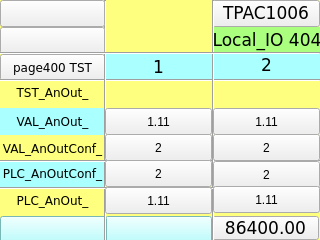
<?xml version="1.0" encoding="UTF-8"?>
<ui version="4.0">
 <class>page404</class>
 <widget class="QWidget" name="page404">
  <property name="geometry">
   <rect>
    <x>0</x>
    <y>0</y>
    <width>320</width>
    <height>240</height>
   </rect>
  </property>
  <property name="minimumSize">
   <size>
    <width>320</width>
    <height>240</height>
   </size>
  </property>
  <property name="maximumSize">
   <size>
    <width>320</width>
    <height>240</height>
   </size>
  </property>
  <property name="windowTitle">
   <string>page404</string>
  </property>
  <property name="styleSheet">
   <string notr="true">QWidget#page404
{
background-color: rgb(255, 255, 127);
}</string>
  </property>
  <widget class="Line" name="line_vt_2">
   <property name="geometry">
    <rect>
     <x>205</x>
     <y>0</y>
     <width>16</width>
     <height>241</height>
    </rect>
   </property>
   <property name="font">
    <font>
     <family>DejaVu Sans Mono</family>
     <pointsize>10</pointsize>
    </font>
   </property>
   <property name="orientation">
    <enum>Qt::Vertical</enum>
   </property>
  </widget>
  <widget class="Line" name="line_vt_1">
   <property name="geometry">
    <rect>
     <x>104</x>
     <y>0</y>
     <width>3</width>
     <height>241</height>
    </rect>
   </property>
   <property name="font">
    <font>
     <family>DejaVu Sans Mono</family>
     <pointsize>10</pointsize>
    </font>
   </property>
   <property name="orientation">
    <enum>Qt::Vertical</enum>
   </property>
  </widget>
  <widget class="ATCMbutton" name="atcmButton_MENU">
   <property name="geometry">
    <rect>
     <x>212</x>
     <y>0</y>
     <width>108</width>
     <height>27</height>
    </rect>
   </property>
   <property name="font">
    <font>
     <family>DejaVu Sans</family>
     <pointsize>13</pointsize>
    </font>
   </property>
   <property name="checkable">
    <bool>false</bool>
   </property>
   <property name="toolTip">
    <string/>
   </property>
   <property name="whatsThis">
    <string>ATCMbutton widget</string>
   </property>
   <property name="pageName">
    <string>menu</string>
   </property>
   <property name="passwordVar">
    <string/>
   </property>
   <property name="statusvar">
    <string/>
   </property>
   <property name="viewStatus">
    <bool>false</bool>
   </property>
   <property name="visibilityVar">
    <string/>
   </property>
   <property name="bgColor">
    <color>
     <red>170</red>
     <green>255</green>
     <blue>255</blue>
    </color>
   </property>
   <property name="bgPressColor">
    <color>
     <red>255</red>
     <green>0</green>
     <blue>0</blue>
    </color>
   </property>
   <property name="text">
    <string>TPAC1006</string>
   </property>
   <property name="pressText">
    <string>TPAC1006</string>
   </property>
   <property name="borderWidth">
    <number>1</number>
   </property>
   <property name="borderRadius">
    <number>0</number>
   </property>
   <property name="apparence">
    <enum>QFrame::Raised</enum>
   </property>
  </widget>
  <widget class="QLabel" name="label_Qt_Project">
   <property name="geometry">
    <rect>
     <x>213</x>
     <y>27</y>
     <width>108</width>
     <height>27</height>
    </rect>
   </property>
   <property name="font">
    <font>
     <family>DejaVu Sans</family>
     <pointsize>13</pointsize>
    </font>
   </property>
   <property name="styleSheet">
    <string notr="true">background-color: rgb(170, 255, 127);</string>
   </property>
   <property name="text">
    <string>Local_IO 404</string>
   </property>
   <property name="alignment">
    <set>Qt::AlignCenter</set>
   </property>
  </widget>
  <widget class="QLabel" name="label_PLC_DigIn_1">
   <property name="geometry">
    <rect>
     <x>105</x>
     <y>54</y>
     <width>107</width>
     <height>27</height>
    </rect>
   </property>
   <property name="font">
    <font>
     <family>DejaVu Sans</family>
     <pointsize>13</pointsize>
    </font>
   </property>
   <property name="styleSheet">
    <string notr="true">background-color: rgb(170, 255, 255);</string>
   </property>
   <property name="text">
    <string>1</string>
   </property>
   <property name="alignment">
    <set>Qt::AlignCenter</set>
   </property>
  </widget>
  <widget class="ATCMtime" name="atcmTime">
   <property name="geometry">
    <rect>
     <x>105</x>
     <y>216</y>
     <width>107</width>
     <height>27</height>
    </rect>
   </property>
   <property name="font">
    <font>
     <family>DejaVu Sans</family>
     <pointsize>13</pointsize>
    </font>
   </property>
   <property name="styleSheet">
    <string notr="true">background-color: rgb(170, 255, 255);</string>
   </property>
   <property name="toolTip">
    <string>ATCM QTime</string>
   </property>
   <property name="whatsThis">
    <string>ATCMtime widget</string>
   </property>
   <property name="bgColor">
    <color>
     <red>170</red>
     <green>255</green>
     <blue>127</blue>
    </color>
   </property>
   <property name="borderColor">
    <color alpha="0">
     <red>0</red>
     <green>0</green>
     <blue>0</blue>
    </color>
   </property>
   <property name="fontColor">
    <color>
     <red>0</red>
     <green>0</green>
     <blue>0</blue>
    </color>
   </property>
   <property name="borderWidth">
    <number>0</number>
   </property>
   <property name="borderRadius">
    <number>0</number>
   </property>
  </widget>
  <widget class="QLabel" name="label_PLC_DigIn_2">
   <property name="geometry">
    <rect>
     <x>213</x>
     <y>52</y>
     <width>107</width>
     <height>27</height>
    </rect>
   </property>
   <property name="font">
    <font>
     <family>DejaVu Sans</family>
     <pointsize>13</pointsize>
    </font>
   </property>
   <property name="styleSheet">
    <string notr="true">background-color: rgb(170, 255, 255);</string>
   </property>
   <property name="text">
    <string>2</string>
   </property>
   <property name="alignment">
    <set>Qt::AlignCenter</set>
   </property>
  </widget>
  <widget class="ATCMbutton" name="atcmButton_page400">
   <property name="geometry">
    <rect>
     <x>0</x>
     <y>54</y>
     <width>105</width>
     <height>27</height>
    </rect>
   </property>
   <property name="font">
    <font>
     <family>DejaVu Sans</family>
     <pointsize>9</pointsize>
    </font>
   </property>
   <property name="toolTip">
    <string/>
   </property>
   <property name="whatsThis">
    <string>ATCMbutton widget</string>
   </property>
   <property name="pageName">
    <string>page400</string>
   </property>
   <property name="statusvar">
    <string/>
   </property>
   <property name="viewStatus">
    <bool>false</bool>
   </property>
   <property name="visibilityVar">
    <string/>
   </property>
   <property name="bgColor">
    <color>
     <red>170</red>
     <green>255</green>
     <blue>255</blue>
    </color>
   </property>
   <property name="text">
    <string>page400 TST</string>
   </property>
   <property name="pressText">
    <string>page400 TST</string>
   </property>
   <property name="borderWidth">
    <number>0</number>
   </property>
   <property name="borderRadius">
    <number>0</number>
   </property>
   <property name="apparence">
    <enum>QFrame::Raised</enum>
   </property>
  </widget>
  <widget class="ATCMdate" name="atcmDate">
   <property name="geometry">
    <rect>
     <x>0</x>
     <y>216</y>
     <width>107</width>
     <height>27</height>
    </rect>
   </property>
   <property name="font">
    <font>
     <family>DejaVu Sans</family>
     <pointsize>13</pointsize>
    </font>
   </property>
   <property name="styleSheet">
    <string notr="true">background-color: rgb(170, 255, 255);</string>
   </property>
   <property name="toolTip">
    <string>ATCM QDate</string>
   </property>
   <property name="whatsThis">
    <string>ATCMdate widget</string>
   </property>
   <property name="bgColor">
    <color>
     <red>170</red>
     <green>255</green>
     <blue>127</blue>
    </color>
   </property>
   <property name="borderColor">
    <color alpha="0">
     <red>0</red>
     <green>0</green>
     <blue>0</blue>
    </color>
   </property>
   <property name="fontColor">
    <color>
     <red>0</red>
     <green>0</green>
     <blue>0</blue>
    </color>
   </property>
   <property name="borderWidth">
    <number>0</number>
   </property>
   <property name="borderRadius">
    <number>0</number>
   </property>
   <property name="format">
    <enum>ATCMdate::YYYY_MM_DD</enum>
   </property>
  </widget>
  <widget class="ATCMlabel" name="atcmLabel_PLC_time">
   <property name="geometry">
    <rect>
     <x>212</x>
     <y>216</y>
     <width>107</width>
     <height>24</height>
    </rect>
   </property>
   <property name="font">
    <font>
     <family>DejaVu Sans</family>
     <pointsize>13</pointsize>
    </font>
   </property>
   <property name="text">
    <string>86400.00</string>
   </property>
   <property name="toolTip">
    <string>PLC_time</string>
   </property>
   <property name="whatsThis">
    <string>ATCMlabel widget</string>
   </property>
   <property name="variable">
    <string>PLC_time</string>
   </property>
   <property name="refresh">
    <number>500</number>
   </property>
   <property name="max">
    <string>0</string>
   </property>
   <property name="min">
    <string>0</string>
   </property>
   <property name="viewStatus">
    <bool>false</bool>
   </property>
   <property name="visibilityVar">
    <string/>
   </property>
   <property name="bgColor">
    <color>
     <red>170</red>
     <green>255</green>
     <blue>127</blue>
    </color>
   </property>
   <property name="borderWidth">
    <number>0</number>
   </property>
   <property name="borderRadius">
    <number>0</number>
   </property>
  </widget>
  <widget class="QLabel" name="label_TST_DigIn_">
   <property name="geometry">
    <rect>
     <x>0</x>
     <y>79</y>
     <width>105</width>
     <height>27</height>
    </rect>
   </property>
   <property name="font">
    <font>
     <family>DejaVu Sans</family>
     <pointsize>9</pointsize>
    </font>
   </property>
   <property name="styleSheet">
    <string notr="true">background-color: rgb(255, 255, 127);</string>
   </property>
   <property name="text">
    <string>TST_AnOut_</string>
   </property>
   <property name="alignment">
    <set>Qt::AlignCenter</set>
   </property>
  </widget>
  <widget class="QLabel" name="label_PLC_DigIn_">
   <property name="geometry">
    <rect>
     <x>0</x>
     <y>160</y>
     <width>105</width>
     <height>27</height>
    </rect>
   </property>
   <property name="font">
    <font>
     <family>DejaVu Sans</family>
     <pointsize>9</pointsize>
    </font>
   </property>
   <property name="styleSheet">
    <string notr="true">background-color: rgb(170, 255, 255);</string>
   </property>
   <property name="text">
    <string>PLC_AnOutConf_</string>
   </property>
   <property name="alignment">
    <set>Qt::AlignCenter</set>
   </property>
  </widget>
  <widget class="Line" name="line_hr_1">
   <property name="geometry">
    <rect>
     <x>0</x>
     <y>52</y>
     <width>320</width>
     <height>3</height>
    </rect>
   </property>
   <property name="orientation">
    <enum>Qt::Horizontal</enum>
   </property>
  </widget>
  <widget class="Line" name="line_hr_3">
   <property name="geometry">
    <rect>
     <x>0</x>
     <y>160</y>
     <width>320</width>
     <height>3</height>
    </rect>
   </property>
   <property name="orientation">
    <enum>Qt::Horizontal</enum>
   </property>
  </widget>
  <widget class="QLabel" name="label_RES_DigIn_">
   <property name="geometry">
    <rect>
     <x>0</x>
     <y>187</y>
     <width>105</width>
     <height>27</height>
    </rect>
   </property>
   <property name="font">
    <font>
     <family>DejaVu Sans</family>
     <pointsize>9</pointsize>
    </font>
   </property>
   <property name="styleSheet">
    <string notr="true">background-color: rgb(255, 255, 127);</string>
   </property>
   <property name="text">
    <string>PLC_AnOut_</string>
   </property>
   <property name="alignment">
    <set>Qt::AlignCenter</set>
   </property>
  </widget>
  <widget class="Line" name="line_hr_2">
   <property name="geometry">
    <rect>
     <x>0</x>
     <y>79</y>
     <width>320</width>
     <height>3</height>
    </rect>
   </property>
   <property name="orientation">
    <enum>Qt::Horizontal</enum>
   </property>
  </widget>
  <widget class="Line" name="line_hr_4">
   <property name="geometry">
    <rect>
     <x>0</x>
     <y>187</y>
     <width>320</width>
     <height>3</height>
    </rect>
   </property>
   <property name="orientation">
    <enum>Qt::Horizontal</enum>
   </property>
  </widget>
  <widget class="QLabel" name="label_PLC_DigIn_13">
   <property name="geometry">
    <rect>
     <x>0</x>
     <y>108</y>
     <width>105</width>
     <height>27</height>
    </rect>
   </property>
   <property name="font">
    <font>
     <family>DejaVu Sans</family>
     <pointsize>9</pointsize>
    </font>
   </property>
   <property name="styleSheet">
    <string notr="true">background-color: rgb(170, 255, 255);</string>
   </property>
   <property name="text">
    <string>VAL_AnOut_</string>
   </property>
   <property name="alignment">
    <set>Qt::AlignCenter</set>
   </property>
  </widget>
  <widget class="QLabel" name="label_TST_DigIn_1">
   <property name="geometry">
    <rect>
     <x>0</x>
     <y>135</y>
     <width>105</width>
     <height>27</height>
    </rect>
   </property>
   <property name="font">
    <font>
     <family>DejaVu Sans</family>
     <pointsize>9</pointsize>
    </font>
   </property>
   <property name="styleSheet">
    <string notr="true">background-color: rgb(255, 255, 127);</string>
   </property>
   <property name="text">
    <string>VAL_AnOutConf_</string>
   </property>
   <property name="alignment">
    <set>Qt::AlignCenter</set>
   </property>
  </widget>
  <widget class="ATCMled" name="atcmLed_TST_AnOut_1">
   <property name="geometry">
    <rect>
     <x>145</x>
     <y>80</y>
     <width>27</width>
     <height>27</height>
    </rect>
   </property>
   <property name="toolTip">
    <string>TST_AnOut_1</string>
   </property>
   <property name="whatsThis">
    <string>ATCMled widget</string>
   </property>
   <property name="variable">
    <string>TST_AnOut_1</string>
   </property>
   <property name="refresh">
    <number>500</number>
   </property>
   <property name="viewStatus">
    <bool>false</bool>
   </property>
   <property name="visibilityVar">
    <string/>
   </property>
   <property name="onIcon">
    <iconset>
     <normaloff>:/on.png</normaloff>:/on.png</iconset>
   </property>
   <property name="offIcon">
    <iconset>
     <normaloff>:/off.png</normaloff>:/off.png</iconset>
   </property>
  </widget>
  <widget class="ATCMled" name="atcmLed_TST_AnOut_2">
   <property name="geometry">
    <rect>
     <x>254</x>
     <y>80</y>
     <width>27</width>
     <height>27</height>
    </rect>
   </property>
   <property name="toolTip">
    <string>TST_AnOut_2</string>
   </property>
   <property name="whatsThis">
    <string>ATCMled widget</string>
   </property>
   <property name="variable">
    <string>TST_AnOut_2</string>
   </property>
   <property name="refresh">
    <number>500</number>
   </property>
   <property name="viewStatus">
    <bool>false</bool>
   </property>
   <property name="visibilityVar">
    <string/>
   </property>
   <property name="onIcon">
    <iconset>
     <normaloff>:/on.png</normaloff>:/on.png</iconset>
   </property>
   <property name="offIcon">
    <iconset>
     <normaloff>:/off.png</normaloff>:/off.png</iconset>
   </property>
  </widget>
  <widget class="ATCMlabel" name="atcmLabel_2">
   <property name="geometry">
    <rect>
     <x>0</x>
     <y>27</y>
     <width>105</width>
     <height>27</height>
    </rect>
   </property>
   <property name="font">
    <font>
     <family>DejaVu Sans</family>
     <pointsize>12</pointsize>
    </font>
   </property>
   <property name="toolTip">
    <string>TEST_STATUS</string>
   </property>
   <property name="whatsThis">
    <string>ATCMlabel widget</string>
   </property>
   <property name="variable">
    <string>TEST_STATUS</string>
   </property>
   <property name="refresh">
    <number>500</number>
   </property>
   <property name="max">
    <string>0</string>
   </property>
   <property name="min">
    <string>0</string>
   </property>
   <property name="viewStatus">
    <bool>false</bool>
   </property>
   <property name="visibilityVar">
    <string/>
   </property>
   <property name="bgColor">
    <color>
     <red>255</red>
     <green>255</green>
     <blue>127</blue>
    </color>
   </property>
   <property name="borderWidth">
    <number>1</number>
   </property>
   <property name="borderRadius">
    <number>0</number>
   </property>
   <property name="format">
    <enum>ATCMlabel::Hex</enum>
   </property>
  </widget>
  <widget class="ATCMlabel" name="atcmLabel">
   <property name="geometry">
    <rect>
     <x>0</x>
     <y>0</y>
     <width>105</width>
     <height>27</height>
    </rect>
   </property>
   <property name="font">
    <font>
     <family>DejaVu Sans</family>
     <pointsize>12</pointsize>
    </font>
   </property>
   <property name="toolTip">
    <string>TEST_COMMAND</string>
   </property>
   <property name="whatsThis">
    <string>ATCMlabel widget</string>
   </property>
   <property name="variable">
    <string>TEST_COMMAND</string>
   </property>
   <property name="refresh">
    <number>500</number>
   </property>
   <property name="max">
    <string>0</string>
   </property>
   <property name="min">
    <string>0</string>
   </property>
   <property name="viewStatus">
    <bool>false</bool>
   </property>
   <property name="visibilityVar">
    <string/>
   </property>
   <property name="bgColor">
    <color>
     <red>170</red>
     <green>255</green>
     <blue>127</blue>
    </color>
   </property>
   <property name="borderWidth">
    <number>1</number>
   </property>
   <property name="borderRadius">
    <number>0</number>
   </property>
   <property name="format">
    <enum>ATCMlabel::Hex</enum>
   </property>
  </widget>
  <widget class="ATCMlabel" name="atcmLabelAnIn_9">
   <property name="geometry">
    <rect>
     <x>213</x>
     <y>108</y>
     <width>107</width>
     <height>27</height>
    </rect>
   </property>
   <property name="text">
    <string>1.11</string>
   </property>
   <property name="toolTip">
    <string>VAL_AnOut_2</string>
   </property>
   <property name="whatsThis">
    <string>ATCMlabel widget</string>
   </property>
   <property name="variable">
    <string>VAL_AnOut_2</string>
   </property>
   <property name="refresh">
    <number>500</number>
   </property>
   <property name="max">
    <string>0</string>
   </property>
   <property name="min">
    <string>0</string>
   </property>
   <property name="viewStatus">
    <bool>false</bool>
   </property>
   <property name="visibilityVar">
    <string>TST_AnOut_2</string>
   </property>
   <property name="bgColor">
    <color>
     <red>170</red>
     <green>255</green>
     <blue>255</blue>
    </color>
   </property>
   <property name="fontColor">
    <color>
     <red>0</red>
     <green>0</green>
     <blue>0</blue>
    </color>
   </property>
   <property name="borderWidth">
    <number>1</number>
   </property>
   <property name="borderRadius">
    <number>0</number>
   </property>
  </widget>
  <widget class="ATCMlabel" name="atcmLabelAnIn_10">
   <property name="geometry">
    <rect>
     <x>105</x>
     <y>108</y>
     <width>107</width>
     <height>27</height>
    </rect>
   </property>
   <property name="text">
    <string>1.11</string>
   </property>
   <property name="toolTip">
    <string>VAL_AnOut_1</string>
   </property>
   <property name="whatsThis">
    <string>ATCMlabel widget</string>
   </property>
   <property name="variable">
    <string>VAL_AnOut_1</string>
   </property>
   <property name="refresh">
    <number>500</number>
   </property>
   <property name="max">
    <string>0</string>
   </property>
   <property name="min">
    <string>0</string>
   </property>
   <property name="viewStatus">
    <bool>false</bool>
   </property>
   <property name="visibilityVar">
    <string>TST_AnOut_1</string>
   </property>
   <property name="bgColor">
    <color>
     <red>170</red>
     <green>255</green>
     <blue>255</blue>
    </color>
   </property>
   <property name="fontColor">
    <color>
     <red>0</red>
     <green>0</green>
     <blue>0</blue>
    </color>
   </property>
   <property name="borderWidth">
    <number>1</number>
   </property>
   <property name="borderRadius">
    <number>0</number>
   </property>
  </widget>
  <widget class="ATCMlabel" name="atcmLabelAnInConf_7">
   <property name="geometry">
    <rect>
     <x>213</x>
     <y>161</y>
     <width>107</width>
     <height>27</height>
    </rect>
   </property>
   <property name="text">
    <string>2</string>
   </property>
   <property name="toolTip">
    <string>PLC_AnOutConf</string>
   </property>
   <property name="whatsThis">
    <string>ATCMlabel widget</string>
   </property>
   <property name="variable">
    <string>PLC_AnOutConf</string>
   </property>
   <property name="refresh">
    <number>500</number>
   </property>
   <property name="max">
    <string>0</string>
   </property>
   <property name="min">
    <string>0</string>
   </property>
   <property name="viewStatus">
    <bool>false</bool>
   </property>
   <property name="visibilityVar">
    <string>TST_AnOut_2</string>
   </property>
   <property name="bgColor">
    <color>
     <red>170</red>
     <green>255</green>
     <blue>255</blue>
    </color>
   </property>
   <property name="fontColor">
    <color>
     <red>0</red>
     <green>0</green>
     <blue>0</blue>
    </color>
   </property>
   <property name="borderWidth">
    <number>1</number>
   </property>
   <property name="borderRadius">
    <number>0</number>
   </property>
   <property name="format">
    <enum>ATCMlabel::Hex</enum>
   </property>
  </widget>
  <widget class="ATCMlabel" name="atcmLabelAnInConf_1">
   <property name="geometry">
    <rect>
     <x>105</x>
     <y>134</y>
     <width>107</width>
     <height>27</height>
    </rect>
   </property>
   <property name="text">
    <string>2</string>
   </property>
   <property name="toolTip">
    <string>VAL_AnOutConf_1</string>
   </property>
   <property name="whatsThis">
    <string>ATCMlabel widget</string>
   </property>
   <property name="variable">
    <string>VAL_AnOutConf_1</string>
   </property>
   <property name="refresh">
    <number>500</number>
   </property>
   <property name="max">
    <string>0</string>
   </property>
   <property name="min">
    <string>0</string>
   </property>
   <property name="viewStatus">
    <bool>false</bool>
   </property>
   <property name="visibilityVar">
    <string>TST_AnOut_1</string>
   </property>
   <property name="bgColor">
    <color>
     <red>255</red>
     <green>255</green>
     <blue>127</blue>
    </color>
   </property>
   <property name="fontColor">
    <color>
     <red>0</red>
     <green>0</green>
     <blue>0</blue>
    </color>
   </property>
   <property name="borderWidth">
    <number>1</number>
   </property>
   <property name="borderRadius">
    <number>0</number>
   </property>
   <property name="format">
    <enum>ATCMlabel::Hex</enum>
   </property>
  </widget>
  <widget class="ATCMlabel" name="atcmLabelAnIn_5">
   <property name="geometry">
    <rect>
     <x>213</x>
     <y>186</y>
     <width>107</width>
     <height>27</height>
    </rect>
   </property>
   <property name="text">
    <string>1.11</string>
   </property>
   <property name="toolTip">
    <string>PLC_AnOut_2</string>
   </property>
   <property name="whatsThis">
    <string>ATCMlabel widget</string>
   </property>
   <property name="variable">
    <string>PLC_AnOut_2</string>
   </property>
   <property name="refresh">
    <number>500</number>
   </property>
   <property name="max">
    <string>0</string>
   </property>
   <property name="min">
    <string>0</string>
   </property>
   <property name="viewStatus">
    <bool>false</bool>
   </property>
   <property name="visibilityVar">
    <string>TST_AnOut_2</string>
   </property>
   <property name="bgColor">
    <color>
     <red>255</red>
     <green>255</green>
     <blue>127</blue>
    </color>
   </property>
   <property name="fontColor">
    <color>
     <red>0</red>
     <green>0</green>
     <blue>0</blue>
    </color>
   </property>
   <property name="borderWidth">
    <number>1</number>
   </property>
   <property name="borderRadius">
    <number>0</number>
   </property>
  </widget>
  <widget class="ATCMlabel" name="atcmLabelAnInConf_5">
   <property name="geometry">
    <rect>
     <x>105</x>
     <y>160</y>
     <width>107</width>
     <height>27</height>
    </rect>
   </property>
   <property name="text">
    <string>2</string>
   </property>
   <property name="toolTip">
    <string>PLC_AnOutConf</string>
   </property>
   <property name="whatsThis">
    <string>ATCMlabel widget</string>
   </property>
   <property name="variable">
    <string>PLC_AnOutConf</string>
   </property>
   <property name="refresh">
    <number>500</number>
   </property>
   <property name="max">
    <string>0</string>
   </property>
   <property name="min">
    <string>0</string>
   </property>
   <property name="viewStatus">
    <bool>false</bool>
   </property>
   <property name="visibilityVar">
    <string>TST_AnOut_1</string>
   </property>
   <property name="bgColor">
    <color>
     <red>170</red>
     <green>255</green>
     <blue>255</blue>
    </color>
   </property>
   <property name="fontColor">
    <color>
     <red>0</red>
     <green>0</green>
     <blue>0</blue>
    </color>
   </property>
   <property name="borderWidth">
    <number>1</number>
   </property>
   <property name="borderRadius">
    <number>0</number>
   </property>
   <property name="format">
    <enum>ATCMlabel::Hex</enum>
   </property>
  </widget>
  <widget class="ATCMlabel" name="atcmLabelAnIn_6">
   <property name="geometry">
    <rect>
     <x>105</x>
     <y>187</y>
     <width>107</width>
     <height>27</height>
    </rect>
   </property>
   <property name="text">
    <string>1.11</string>
   </property>
   <property name="toolTip">
    <string>PLC_AnOut_1</string>
   </property>
   <property name="whatsThis">
    <string>ATCMlabel widget</string>
   </property>
   <property name="variable">
    <string>PLC_AnOut_1</string>
   </property>
   <property name="refresh">
    <number>500</number>
   </property>
   <property name="max">
    <string>0</string>
   </property>
   <property name="min">
    <string>0</string>
   </property>
   <property name="viewStatus">
    <bool>false</bool>
   </property>
   <property name="visibilityVar">
    <string>TST_AnOut_1</string>
   </property>
   <property name="bgColor">
    <color>
     <red>255</red>
     <green>255</green>
     <blue>127</blue>
    </color>
   </property>
   <property name="fontColor">
    <color>
     <red>0</red>
     <green>0</green>
     <blue>0</blue>
    </color>
   </property>
   <property name="borderWidth">
    <number>1</number>
   </property>
   <property name="borderRadius">
    <number>0</number>
   </property>
  </widget>
  <widget class="ATCMlabel" name="atcmLabelAnInConf_2">
   <property name="geometry">
    <rect>
     <x>213</x>
     <y>134</y>
     <width>107</width>
     <height>27</height>
    </rect>
   </property>
   <property name="text">
    <string>2</string>
   </property>
   <property name="toolTip">
    <string>VAL_AnOutConf_2</string>
   </property>
   <property name="whatsThis">
    <string>ATCMlabel widget</string>
   </property>
   <property name="variable">
    <string>VAL_AnOutConf_2</string>
   </property>
   <property name="refresh">
    <number>500</number>
   </property>
   <property name="max">
    <string>0</string>
   </property>
   <property name="min">
    <string>0</string>
   </property>
   <property name="viewStatus">
    <bool>false</bool>
   </property>
   <property name="visibilityVar">
    <string>TST_AnOut_2</string>
   </property>
   <property name="bgColor">
    <color>
     <red>255</red>
     <green>255</green>
     <blue>127</blue>
    </color>
   </property>
   <property name="fontColor">
    <color>
     <red>0</red>
     <green>0</green>
     <blue>0</blue>
    </color>
   </property>
   <property name="borderWidth">
    <number>1</number>
   </property>
   <property name="borderRadius">
    <number>0</number>
   </property>
   <property name="format">
    <enum>ATCMlabel::Hex</enum>
   </property>
  </widget>
  <zorder>atcmButton_MENU</zorder>
  <zorder>label_Qt_Project</zorder>
  <zorder>label_PLC_DigIn_1</zorder>
  <zorder>atcmTime</zorder>
  <zorder>label_PLC_DigIn_2</zorder>
  <zorder>atcmButton_page400</zorder>
  <zorder>atcmDate</zorder>
  <zorder>atcmLabel_PLC_time</zorder>
  <zorder>label_TST_DigIn_</zorder>
  <zorder>label_PLC_DigIn_</zorder>
  <zorder>label_RES_DigIn_</zorder>
  <zorder>label_PLC_DigIn_13</zorder>
  <zorder>label_TST_DigIn_1</zorder>
  <zorder>line_hr_2</zorder>
  <zorder>line_vt_1</zorder>
  <zorder>line_hr_3</zorder>
  <zorder>line_vt_2</zorder>
  <zorder>line_hr_4</zorder>
  <zorder>atcmLed_TST_AnOut_1</zorder>
  <zorder>atcmLed_TST_AnOut_2</zorder>
  <zorder>atcmLabel_2</zorder>
  <zorder>atcmLabel</zorder>
  <zorder>line_hr_1</zorder>
  <zorder>atcmLabelAnIn_9</zorder>
  <zorder>atcmLabelAnIn_10</zorder>
  <zorder>atcmLabelAnInConf_7</zorder>
  <zorder>atcmLabelAnInConf_1</zorder>
  <zorder>atcmLabelAnIn_5</zorder>
  <zorder>atcmLabelAnInConf_5</zorder>
  <zorder>atcmLabelAnIn_6</zorder>
  <zorder>atcmLabelAnInConf_2</zorder>
 </widget>
 <customwidgets>
  <customwidget>
   <class>ATCMbutton</class>
   <extends>QPushButton</extends>
   <header>atcmplugin.h</header>
  </customwidget>
  <customwidget>
   <class>ATCMdate</class>
   <extends>QPushButton</extends>
   <header>atcmplugin.h</header>
  </customwidget>
  <customwidget>
   <class>ATCMlabel</class>
   <extends>QPushButton</extends>
   <header>atcmplugin.h</header>
  </customwidget>
  <customwidget>
   <class>ATCMled</class>
   <extends>QLabel</extends>
   <header>atcmplugin.h</header>
  </customwidget>
  <customwidget>
   <class>ATCMtime</class>
   <extends>QPushButton</extends>
   <header>atcmplugin.h</header>
  </customwidget>
 </customwidgets>
 <resources/>
 <connections>
  <connection>
   <sender>atcmButton_MENU</sender>
   <signal>newPage(const char*,bool)</signal>
   <receiver>page404</receiver>
   <slot>goto_page(const char*,bool)</slot>
   <hints>
    <hint type="sourcelabel">
     <x>20</x>
     <y>20</y>
    </hint>
    <hint type="destinationlabel">
     <x>20</x>
     <y>20</y>
    </hint>
   </hints>
  </connection>
  <connection>
   <sender>atcmButton_page400</sender>
   <signal>newPage(const char*,bool)</signal>
   <receiver>page404</receiver>
   <slot>goto_page(const char*,bool)</slot>
   <hints>
    <hint type="sourcelabel">
     <x>20</x>
     <y>20</y>
    </hint>
    <hint type="destinationlabel">
     <x>20</x>
     <y>20</y>
    </hint>
   </hints>
  </connection>
 </connections>
 <slots>
  <slot>goto_page(const char*,bool)</slot>
 </slots>
</ui>
